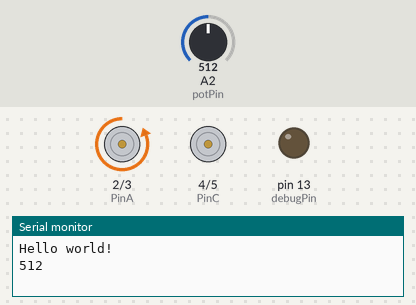
The sketch below on a simulated Arduino Uno, built with avr-gcc and run on an emulated ATmega328P. Shown: motor-driver pin pairs drawn as motors (green arrow = first pin HIGH = forward, orange = second pin HIGH = backward, longer = more drive), output pins drawn as LEDs (lit = HIGH), the last lines printed to the serial monitor. The inputs (shaded band) are chosen by the test bench; at power-on: A2 (potPin) = 512.

Above: at 1.2 s.
1.3 s: A2 (potPin) set to 122
At 2.46 s:
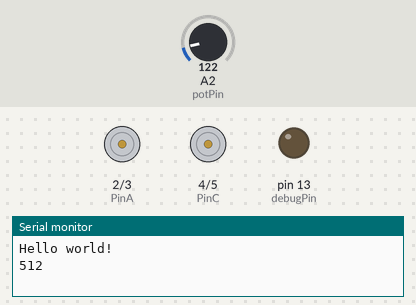
4.7 s: A2 (potPin) set to 511
At 6.2 s:
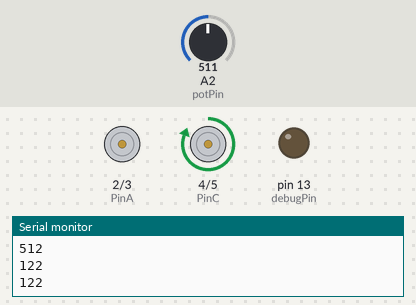
6.4 s: A2 (potPin) set to 306
At 6.8 s:
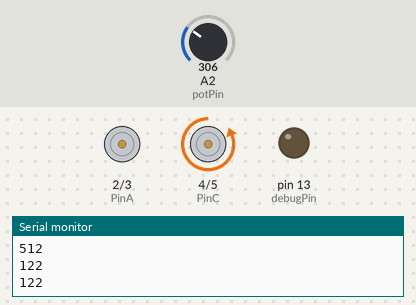
Timing chart, 0 to 15.8 s (numbered marks = the images above; inputs shaded):
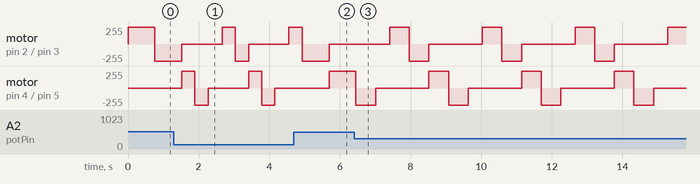

Measured:
- by itself, motor on pin 2 (PinA) / pin 3 (PinB): repeats every 2.6 s: backward 255/255 0.56 s, stopped 1.5 s, forward 255/255 0.56 s
- by itself, motor on pin 4 (PinC) / pin 5 (PinD): repeats every 2.6 s: stopped 1.5 s, forward 255/255 0.56 s, backward 255/255 0.56 s

The sketch:

4FlashTurn.ino
```cpp
/*========================================================*/
/*
  uProject #3 "A Turn at the Wheel"
  by Judy Kong, HCII CMU. Sep 16, 2019.

  This is the third micro project assignment for 05-833 Applied Gadgets,
  Sensors and Activity Regocnition in HCI.

  Hardware
  This code assumes four LEDs attached to digital I/O pin 2, 3, 4, 5.
  The LEDs are assumed to be connected as common cathode attached to
  ground and should should each have a current limiting resistor (probably in
  the 200-500 ohm range for 5v hardware). This code also assumes a turn knob
  at analog I/O pin 2.

  Operation
  The four LEDs light one after the other and the speed at which the sequence
  displays is controled with a potentiometer. When the potentiometer is turned
  fully counter clockwise the LED sequence proceeds slowly. When the
  potentiometer is turned in the clockwise direction it proceeds faster
  and faster.

*/
/*========================================================*/

/*------- Hardware configuration -------*/
const int  PinA = 2;
const int  PinB = 3;
const int  PinC = 4;
const int  PinD = 5;
// const int  switchPinLR = 6;        // pin with switch attached
// const int  switchPinRL = 7;        // pin with switch attached
const int  potPin = 2;
const byte debugPin = 13;        // pin that we put debug output on (set to 255 to disable)
                                 // (most Arduino's have a built in LED on pin 13...)

/*------- Knob reader -------*/
void dynamicDelay(int angle1024) {
  delay((250 + angle1024));
}

/*-------------------------------------------*/
/* Initializization code (run once via call from Arduino framework) */
void setup() {

  Serial.begin(9600);
  Serial.println("Hello world!");

  // establish direction of pins we are using to drive LEDs
  pinMode(PinA, OUTPUT);
  pinMode(PinB, OUTPUT);
  pinMode(PinC, OUTPUT);
  pinMode(PinD, OUTPUT);

  pinMode(debugPin, OUTPUT);
}

/* Main routine (called repeated by from the Arduino framework) */
void loop() {

  Serial.println(analogRead(potPin));
  digitalWrite(PinA,HIGH); dynamicDelay(analogRead(potPin)); digitalWrite(PinA,LOW);
  digitalWrite(PinB,HIGH); dynamicDelay(analogRead(potPin)); digitalWrite(PinB,LOW);
  digitalWrite(PinC,HIGH); dynamicDelay(analogRead(potPin)); digitalWrite(PinC,LOW);
  digitalWrite(PinD,HIGH); dynamicDelay(analogRead(potPin)); digitalWrite(PinD,LOW);

  delay(400);
}
```
